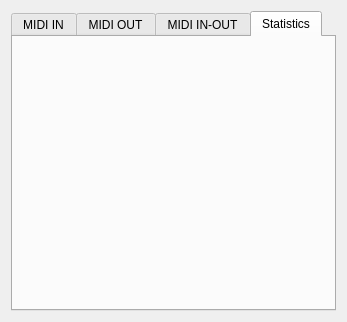
<?xml version="1.0" encoding="UTF-8"?>
<ui version="4.0">
 <class>midi_moniter</class>
 <widget class="QDialog" name="midi_moniter">
  <property name="geometry">
   <rect>
    <x>0</x>
    <y>0</y>
    <width>347</width>
    <height>322</height>
   </rect>
  </property>
  <property name="windowTitle">
   <string>Dialog</string>
  </property>
  <layout class="QHBoxLayout" name="horizontalLayout">
   <item>
    <widget class="QTabWidget" name="tabWidget">
     <property name="currentIndex">
      <number>3</number>
     </property>
     <widget class="QWidget" name="tab">
      <attribute name="title">
       <string>MIDI IN</string>
      </attribute>
     </widget>
     <widget class="QWidget" name="tab_3">
      <attribute name="title">
       <string>MIDI OUT</string>
      </attribute>
     </widget>
     <widget class="QWidget" name="tab_4">
      <attribute name="title">
       <string>MIDI IN-OUT</string>
      </attribute>
     </widget>
     <widget class="QWidget" name="tab_2">
      <attribute name="title">
       <string>Statistics</string>
      </attribute>
     </widget>
    </widget>
   </item>
  </layout>
 </widget>
 <resources/>
 <connections/>
</ui>
